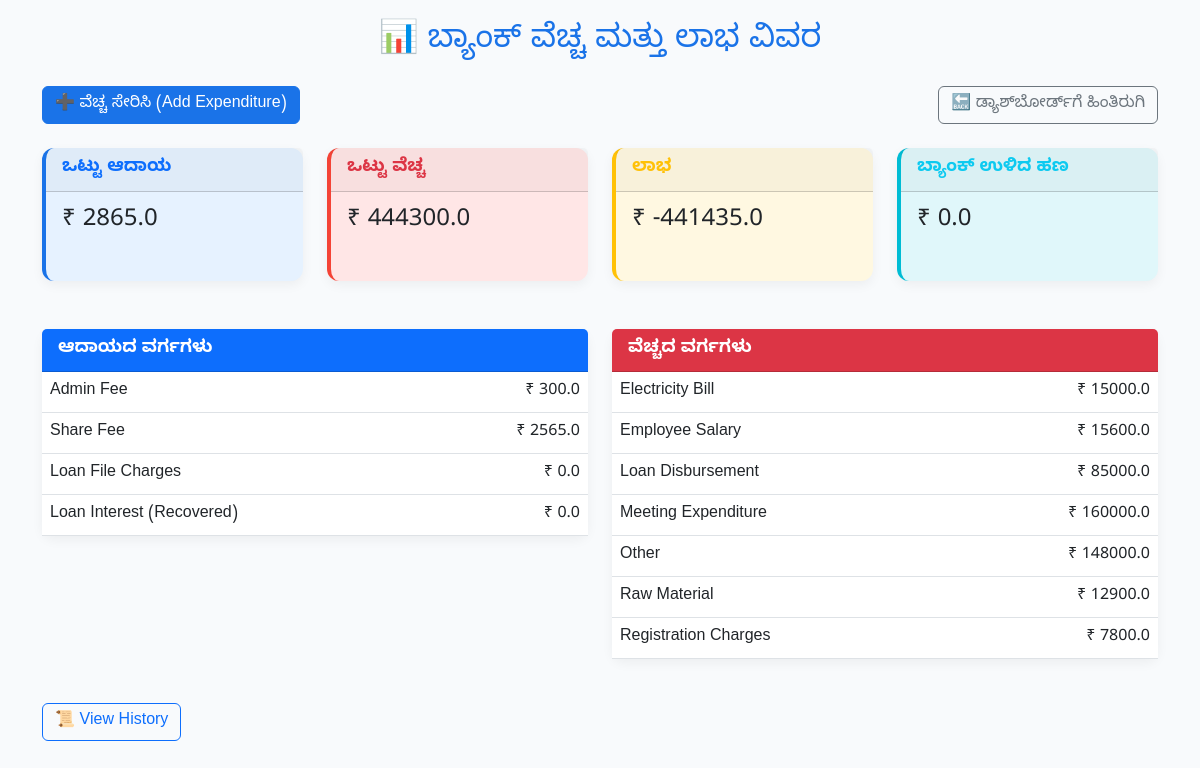
/expenditure (signed in), run on the app's committed database.
### tables this page shows
CREATE TABLE expense_categories (
    id INTEGER PRIMARY KEY AUTOINCREMENT,
    name TEXT NOT NULL UNIQUE
);

### app.py (the view)
@app.route('/expenditure')
@login_required
def expenditure():
    conn = get_db_connection()
    conn.row_factory = sqlite3.Row
    cur = conn.cursor()
    try:
        cur.execute("SELECT SUM(admin_fee) FROM accounts")
        admin_fee = cur.fetchone()[0] or 0
        cur.execute("SELECT SUM(share_fee) FROM accounts")
        share_fee = cur.fetchone()[0] or 0
        cur.execute("SELECT SUM(file_charge_fee) FROM accounts")
        file_charge_fee = cur.fetchone()[0] or 0
        cur.execute("SELECT SUM(paid_amount) FROM loan_repayments")
        loan_interest = cur.fetchone()[0] or 0
        income_by_category = {
            "Admin Fee": admin_fee,
            "Share Fee": share_fee,
            "Loan File Charges": file_charge_fee,
            "Loan Interest (Recovered)": loan_interest
        }
        total_income = sum(income_by_category.values())
        cur.execute("SELECT SUM(amount) FROM expenditures")
        total_expenses = cur.fetchone()[0] or 0
        profit = total_income - total_expenses
        savings = max(0, profit)
        balance = savings
        cur.execute("SELECT SUM(share_amount) FROM shares")
        total_shares = cur.fetchone()[0] or 0
        cur.execute("SELECT SUM(amount) FROM loans")
        total_loan_amount = cur.fetchone()[0] or 0
        cur.execute("SELECT SUM(paid_amount) FROM loan_repayments")
        recovery_amount = cur.fetchone()[0] or 0
        cur.execute("SELECT SUM(amount) FROM fixed_deposits")
        fd_amount = cur.fetchone()[0] or 0
        cur.execute("SELECT SUM(amount) FROM transactions WHERE DATE(created_at) = DATE('now', 'localtime')")
        today_transaction_amount = cur.fetchone()[0] or 0
        cur.execute("""
            SELECT c.name AS category, SUM(e.amount) AS total
            FROM expenditures e
            JOIN expense_categories c ON e.category_id = c.id
            GROUP BY c.name
        """)
        expenses_by_category = {row["category"]: row["total"] for row in cur.fetchall()}
    except Exception as e:
        flash(f"Error: {e}", "danger")
        return redirect(url_for("admin_dashboard"))
    finally:
        conn.close()
    return render_template(
        'expenditure.html',
        income=income_by_category,
        expenses=expenses_by_category,
        income_total=total_income,
        expenditure_total=total_expenses,
        profit=profit,
        loss=max(0, total_expenses - total_income),
        savings=savings,
        balance=balance,
        total_shares=total_shares,
        loan_amount=total_loan_amount,
        recovery_amount=recovery_amount,
        fd_amount=fd_amount,
        today_transaction=today_transaction_amount
    )

### app.py (called while the page is built)
def get_db_connection():
    conn = sqlite3.connect('db/bank.db')
    conn.row_factory = sqlite3.Row
    return conn

@app.after_request
def add_no_cache_headers(response):
    response.headers["Cache-Control"] = "no-store, no-cache, must-revalidate, post-check=0, pre-check=0, max-age=0"
    response.headers["Pragma"] = "no-cache"
    response.headers["Expires"] = "-1"
    return response

### utils/auth_decorator.py (called while the page is built)
def login_required(f):
    @wraps(f)
    def decorated_function(*args, **kwargs):
        if "admin_id" not in session:
            flash("Please login to access this page.", "warning")
            return redirect(url_for("login"))
        response = make_response(f(*args, **kwargs))
        response.headers["Cache-Control"] = "no-store, no-cache, must-revalidate, max-age=0"
        response.headers["Pragma"] = "no-cache"
        response.headers["Expires"] = "0"
        return response
    return decorated_function

### templates/expenditure.html (shortened to what this page needs)
<!DOCTYPE html>
<html lang="kn">
<head>
  <link href="https://cdn.jsdelivr.net/npm/bootstrap@5.3.0/dist/css/bootstrap.min.css" rel="stylesheet">
</head>
<body>
<div class="container py-4">
  <h2 class="text-center mb-4" style="color: var(--primary-blue);">📊 ಬ್ಯಾಂಕ್ ವೆಚ್ಚ ಮತ್ತು ಲಾಭ ವಿವರ</h2>
  <div class="d-flex justify-content-between mb-4">
    <a href="{{ url_for('add_expenditure') }}" class="btn btn-primary">➕ ವೆಚ್ಚ ಸೇರಿಸಿ (Add Expenditure)</a>
    <a href="{{ url_for('admin_dashboard') }}" class="btn btn-outline-secondary">🔙 ಡ್ಯಾಶ್‌ಬೋರ್ಡ್‌ಗೆ ಹಿಂತಿರುಗಿ</a>
  </div>
  <div class="row g-4">
    <div class="col-md-6 col-lg-3">
      <div class="card income h-100">
        <div class="card-header text-primary">ಒಟ್ಟು ಆದಾಯ</div>
        <div class="card-body"><h4>₹ {{ income_total | float | round(2) }}</h4></div>
      </div>
    </div>
    <div class="col-md-6 col-lg-3">
      <div class="card expense h-100">
        <div class="card-header text-danger">ಒಟ್ಟು ವೆಚ್ಚ</div>
        <div class="card-body"><h4>₹ {{ expenditure_total | float | round(2) }}</h4></div>
      </div>
    </div>
    <div class="col-md-6 col-lg-3">
      <div class="card profit h-100">
        <div class="card-header text-warning">ಲಾಭ</div>
        <div class="card-body"><h4>₹ {{ profit | float | round(2) }}</h4></div>
      </div>
    </div>
    <div class="col-md-6 col-lg-3">
      <div class="card balance h-100">
        <div class="card-header text-info">ಬ್ಯಾಂಕ್ ಉಳಿದ ಹಣ</div>
        <div class="card-body"><h4>₹ {{ balance | float | round(2) }}</h4></div>
      </div>
    </div>
  </div>
  <div class="row mt-4 g-4">
    <div class="col-md-6">
      <div class="card">
        <div class="card-header bg-primary text-white">ಆದಾಯದ ವರ್ಗಗಳು</div>
        <div class="card-body p-0">
          <table class="table table-hover mb-0">
            <tbody>
              {% for cat, amt in income.items() %}
              <tr>
                <td>{{ cat }}</td>
                <td class="text-end">₹ {{ amt | float | round(2) }}</td>
              </tr>
              {% endfor %}
            </tbody>
          </table>
        </div>
      </div>
    </div>
    <div class="col-md-6">
      <div class="card">
        <div class="card-header bg-danger text-white">ವೆಚ್ಚದ ವರ್ಗಗಳು</div>
        <div class="card-body p-0">
          <table class="table table-hover mb-0">
            <tbody>
              {% for cat, amt in expenses.items() %}
              <tr>
                <td>{{ cat }}</td>
                <td class="text-end">₹ {{ amt | float | round(2) }}</td>
              </tr>
              {% endfor %}
            </tbody>
          </table>
        </div>
      </div>
    </div>
  </div>
  <a href="{{ url_for('expenditure_history') }}" class="btn btn-outline-primary mt-4">📜 View History</a>
</div>
</body>
</html>

### templates/expenditure.html (style rules this page uses)
:root { --primary-blue: #1a73e8; --secondary-blue: #4285f4; --light-blue: #e8f0fe; --dark-blue: #0d47a1; }
body { background-color: #f8fafc; font-family: 'Noto Sans Kannada', sans-serif; }
.card { border-radius: 12px; box-shadow: 0 4px 12px rgba(0, 0, 0, 0.05); margin-bottom: 20px; border: none; }
.card-header { font-weight: 600; font-size: 1.1rem; }
.card.income { background-color: #e6f2ff; border-left: 4px solid var(--primary-blue); }
.card.expense { background-color: #ffe6e6; border-left: 4px solid #f44336; }
.card.profit { background-color: #fff8e1; border-left: 4px solid #ffc107; }
.card.balance { background-color: #e0f7fa; border-left: 4px solid #00bcd4; }
.btn-primary { background-color: var(--primary-blue); border-color: var(--primary-blue); }

### data on the page
expense_categories: name "Electricity Bill", amt "15000.0"
expense_categories: name "Employee Salary", amt "15600.0"
expense_categories: name "Loan Disbursement", amt "85000.0"
expense_categories: name "Meeting Expenditure", amt "160000.0"
expense_categories: name "Other", amt "148000.0"
expense_categories: name "Raw Material", amt "12900.0"
expense_categories: name "Registration Charges", amt "7800.0"

### other printed values
{{ income_total | float | round(2) }} "2865.0"
{{ expenditure_total | float | round(2) }} "444300.0"
{{ profit | float | round(2) }} "-441435.0"
{{ balance | float | round(2) }} "0.0"
{{ cat }} "Admin Fee" "Share Fee" "Loan File Charges" "Loan Interest (Recovered)"
{{ amt | float | round(2) }} "300.0" "2565.0" "0.0" "0.0"
